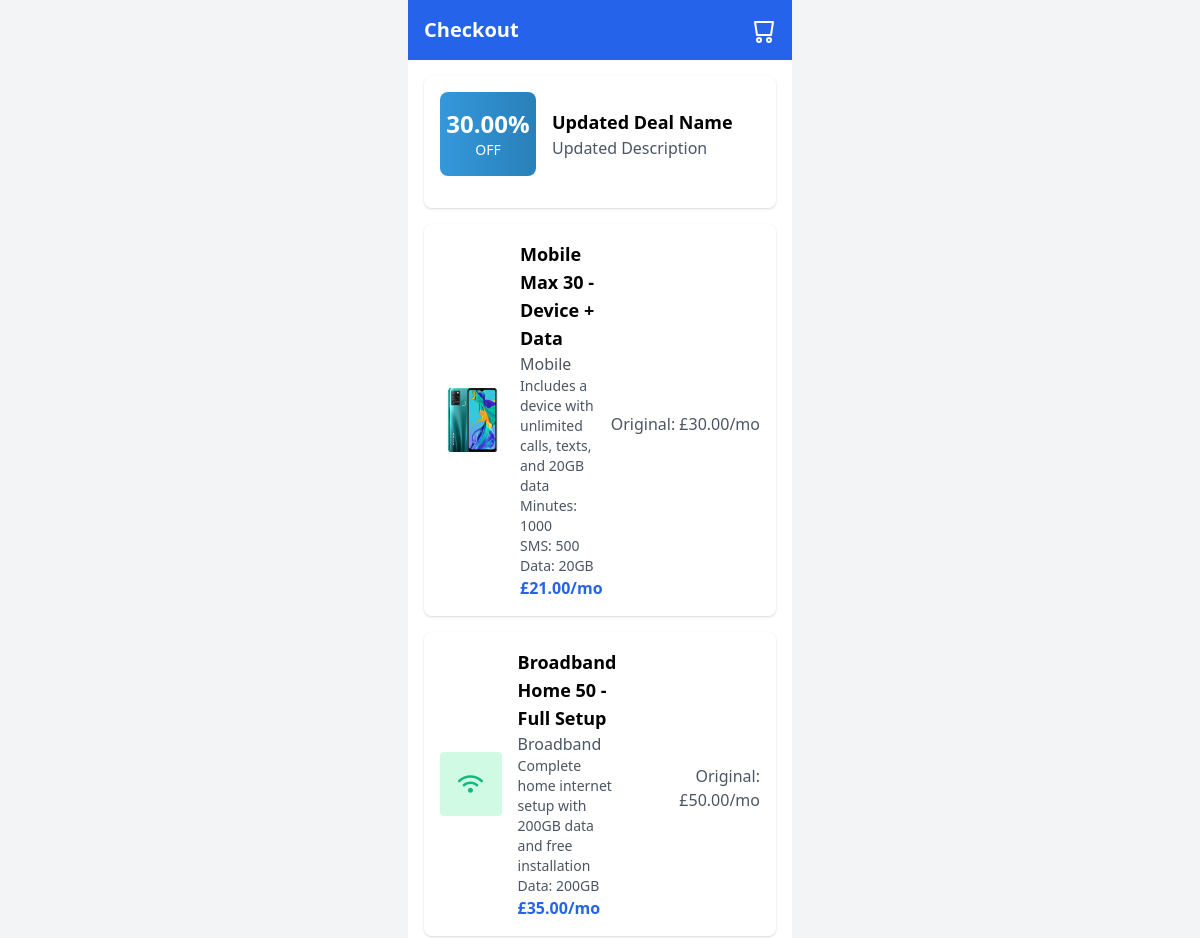
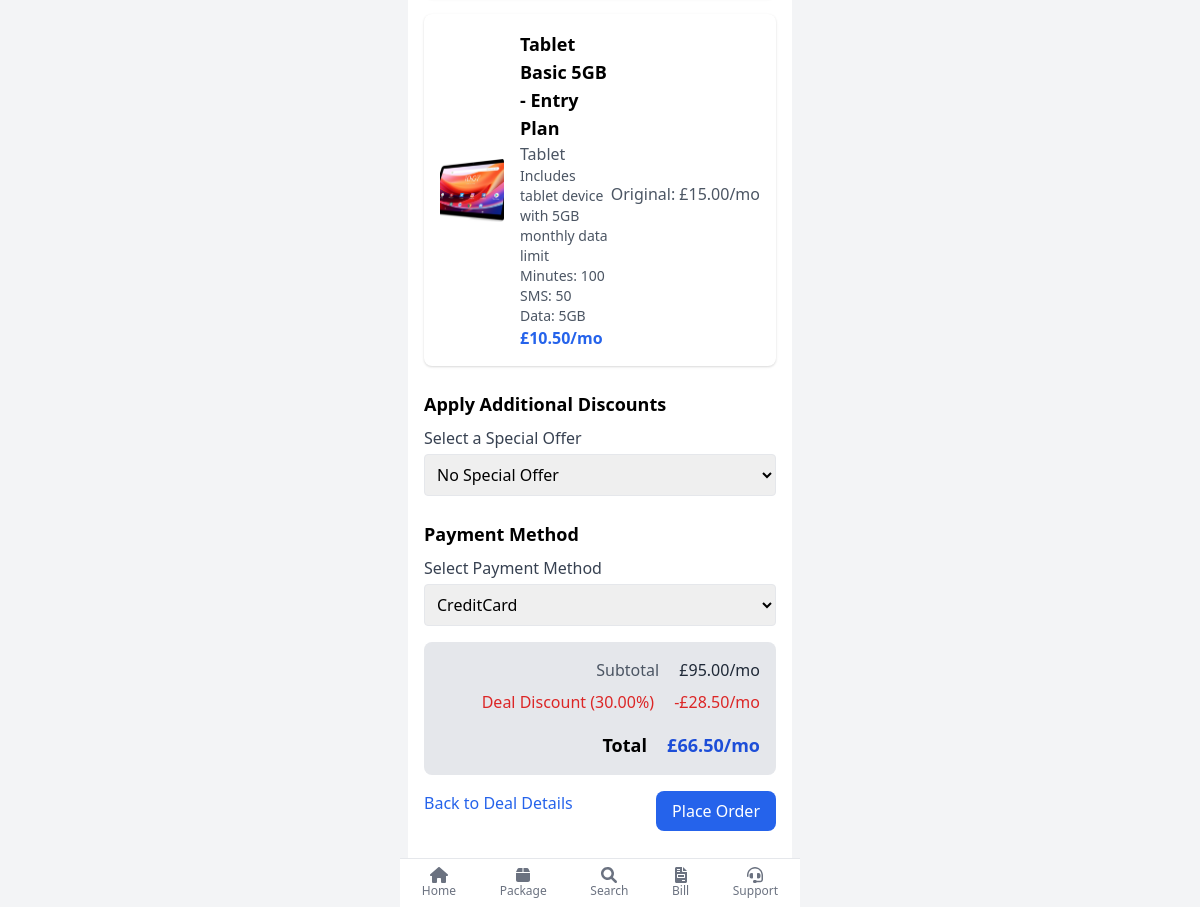
/checkout.php?deal_id=1 (signed in), run on the app's committed database (2 pictures, top to bottom).
### tables this page shows
CREATE TABLE `deal` (
  `DealID` int(11) NOT NULL,
  `DealName` varchar(255) NOT NULL,
  `Description` text DEFAULT NULL,
  `DiscountPercentage` decimal(5,2) NOT NULL,
  `ValidFrom` date NOT NULL,
  `ValidTo` date NOT NULL
);

CREATE TABLE `package` (
  `PackageID` int(11) NOT NULL,
  `PackageName` varchar(255) NOT NULL,
  `Description` text DEFAULT NULL,
  `Type` enum('Mobile','Broadband','Tablet','Custom') NOT NULL,
  `Price` decimal(10,2) NOT NULL,
  `FreeMinutes` int(11) DEFAULT 0,
  `FreeSMS` int(11) DEFAULT 0,
  `FreeGB` float DEFAULT 0,
  `old_price` int(11) NOT NULL,
  `Contract` varchar(255) DEFAULT NULL,
  `IsPopular` tinyint(1) DEFAULT 0,
  `DownloadSpeed` int(11) DEFAULT NULL,
  `UploadSpeed` int(11) DEFAULT NULL,
  `SetupFee` decimal(10,2) DEFAULT NULL,
  `Brand` varchar(100) DEFAULT NULL,
  `Rating` float DEFAULT NULL,
  `UpfrontCost` decimal(11,0) NOT NULL,
  `img` varchar(255) DEFAULT NULL
);

CREATE TABLE `customer` (
  `CustomerID` int(11) NOT NULL,
  `Name` varchar(255) NOT NULL,
  `Email` varchar(255) NOT NULL,
  `Password` varchar(255) DEFAULT NULL,
  `Address` text DEFAULT NULL,
  `PhoneNumber` varchar(20) NOT NULL,
  `CreditCardInfo` varchar(255) DEFAULT NULL,
  `RegistrationDate` datetime DEFAULT current_timestamp(),
  `avt_img` varchar(255) DEFAULT NULL,
  `csv` varchar(255) DEFAULT NULL,
  `Balance` decimal(10,2) DEFAULT 0.00,
  `PaymentMethod` varchar(50) DEFAULT 'CreditCard',
  `role` int(11) DEFAULT 1
);

### checkout.php (called while the page is built, shortened)
<?php
include './Include/database.php';
include './models/Deal.php';
include './models/Customer.php';
$dealModel = new Deal($pdo);
$customerModel = new Customer($pdo);
$customerModel->CustomerID = $_SESSION['customer_id'];
$customerModel->readOne();
$customer = [
    'Name' => $customerModel->Name,
    'Email' => $customerModel->Email,
    'Address' => $customerModel->Address,
    'PhoneNumber' => $customerModel->PhoneNumber,
    'PaymentMethod' => $customerModel->PaymentMethod
];
$deal_id = isset($_GET['deal_id']) ? (int)$_GET['deal_id'] : 0;
$is_deal_checkout = $deal_id > 0;
if ($is_deal_checkout) {
    $dealModel->DealID = $deal_id;
    $dealModel->readOne();
    $deal_packages_stmt = $dealModel->getDealPackages();
    $deal_packages = $deal_packages_stmt->fetchAll(PDO::FETCH_ASSOC);
    $subtotal = 0;
    foreach ($deal_packages as $package) {
        $subtotal += $package['Price'];
    }
    $deal_discount_percentage = $dealModel->DiscountPercentage;
    $deal_discounted_total = $subtotal * (1 - $deal_discount_percentage / 100);
    $total = $deal_discounted_total;
}
$special_offer_discount = 0;
$final_total = $total * (1 - $special_offer_discount / 100);
include './templates/checkout.html.php';
include './layout-mobile.html.php';
?>

### models/Deal.php (called while the page is built, shortened)
<?php
class Deal {
    private $conn;
    private $table_name = "deal";
    public $DealID;
    public function __construct($db) {
        $this->conn = $db;
    }
    public function readOne() {
        $query = "SELECT * FROM " . $this->table_name . " WHERE DealID = ?";
        $stmt = $this->conn->prepare($query);
        $stmt->bindParam(1, $this->DealID);
        $stmt->execute();
        $row = $stmt->fetch(PDO::FETCH_ASSOC);
        $this->DealName = $row['DealName'];
        $this->Description = $row['Description'];
        $this->DiscountPercentage = $row['DiscountPercentage'];
    }
    public function getDealPackages() {
        $query = "SELECT p.*
                 FROM package p
                 INNER JOIN deal_package dp ON p.PackageID = dp.PackageID
                 WHERE dp.DealID = ?";
        $stmt = $this->conn->prepare($query);
        $this->DealID = htmlspecialchars(strip_tags($this->DealID));
        $stmt->bindParam(1, $this->DealID);
        $stmt->execute();
        return $stmt;
    }
}
?>

### models/Customer.php (called while the page is built, shortened)
<?php
class Customer {
    private $conn;
    private $table_name = "customer";
    public $CustomerID;
    public function __construct($db) {
        $this->conn = $db;
    }
    public function readOne() {
        $query = "SELECT * FROM " . $this->table_name . " WHERE CustomerID = ?";
        $stmt = $this->conn->prepare($query);
        $stmt->bindParam(1, $this->CustomerID);
        $stmt->execute();
        $row = $stmt->fetch(PDO::FETCH_ASSOC);
        $this->Name = $row['Name'];
        $this->Email = $row['Email'];
        $this->Address = $row['Address'];
        $this->PhoneNumber = $row['PhoneNumber'];
        $this->PaymentMethod = $row['PaymentMethod'];
    }
}
?>

### templates/checkout.html.php (the view, shortened to what this page needs)
<header class="bg-blue-600 text-white p-4 flex justify-between items-center">
    <h1 class="text-xl font-bold">Checkout</h1>
    <div>
        <a href="cart.php" class="text-white">
            <svg class="w-6 h-6 inline" fill="none" stroke="currentColor" viewBox="0 0 24 24">
                <path stroke-linecap="round" stroke-linejoin="round" stroke-width="2" d="M3 3h18l-2 13H5L3 3zm4 16a2 2 0 100 4 2 2 0 000-4zm10 0a2 2 0 100 4 2 2 0 000-4z"/>
            </svg>
        </a>
    </div>
</header>
<main class="p-4">
    <?php if ($is_deal_checkout): ?>
        <div class="bg-white p-4 rounded-lg shadow mb-4">
            <div class="flex items-center mb-4">
                <div class="gradient-blue text-white p-4 flex flex-col justify-center items-center w-24 rounded-lg">
                    <div class="text-2xl font-bold"><?= $dealModel->DiscountPercentage ?>%</div>
                    <div class="text-sm">OFF</div>
                </div>
                <div class="ml-4">
                    <h2 class="text-lg font-semibold"><?= htmlspecialchars($dealModel->DealName) ?></h2>
                    <p class="text-gray-600"><?= htmlspecialchars($dealModel->Description) ?></p>
                </div>
            </div>
        </div>
        <div class="space-y-4">
            <?php foreach ($deal_packages as $package): ?>
                <div class="bg-white p-4 rounded-lg shadow flex items-center">
                    <?php if (!empty($package['img'])): ?>
                        <img src="<?= htmlspecialchars($package['img']) ?>" alt="<?= htmlspecialchars($package['PackageName']) ?>" class="w-16 h-16 object-cover rounded mr-4">
                    <?php elseif ($package['Type'] === 'Broadband'): ?>
                        <div class="bg-green-100 rounded w-16 h-16 flex items-center justify-center mr-4">
                            <i class="fas fa-wifi text-green-500 text-xl"></i>
                        </div>
                    <?php else: ?>
                        <div class="bg-gray-100 rounded w-16 h-16 flex items-center justify-center mr-4">
                            <span class="text-gray-500"><?= htmlspecialchars($package['Type'][0]) ?></span>
                        </div>
                    <?php endif; ?>
                    <div class="flex-1">
                        <h3 class="text-lg font-semibold"><?= htmlspecialchars($package['PackageName']) ?></h3>
                        <p class="text-gray-600"><?= htmlspecialchars($package['Type']) ?></p>
                        <p class="text-gray-600 text-sm"><?= htmlspecialchars($package['Description']) ?: 'No description available.' ?></p>
                        <?php if (isset($package['FreeMinutes']) && $package['FreeMinutes'] > 0): ?>
                            <p class="text-gray-600 text-sm">Minutes: <?= $package['FreeMinutes'] ?></p>
                        <?php endif; ?>
                        <?php if (isset($package['FreeSMS']) && $package['FreeSMS'] > 0): ?>
                            <p class="text-gray-600 text-sm">SMS: <?= $package['FreeSMS'] ?></p>
                        <?php endif; ?>
                        <?php if (isset($package['FreeGB']) && $package['FreeGB'] > 0): ?>
                            <p class="text-gray-600 text-sm">Data: <?= $package['FreeGB'] ?>GB</p>
                        <?php endif; ?>
                        <p class="text-blue-600 font-bold package-price" data-original-price="<?= number_format($package['Price'] * (1 - $dealModel->DiscountPercentage / 100), 2) ?>">
                            £<?= number_format($package['Price'] * (1 - $dealModel->DiscountPercentage / 100) * (1 - $special_offer_discount / 100), 2) ?>/mo
                        </p>
                    </div>
                    <div class="text-right mt-2">
                        <p class="text-gray-600">Original: £<?= number_format($package['Price'], 2) ?>/mo</p>
                    </div>
                </div>
            <?php endforeach; ?>
        </div>
        <form method="POST" action="checkout.php" id="checkout-form">
            <div class="mt-6">
                <h2 class="text-lg font-semibold mb-2">Apply Additional Discounts</h2>
                <div class="mb-4">
                    <label for="special_offer_id" class="block text-gray-700 font-medium mb-1">Select a Special Offer</label>
                    <select name="special_offer_id" id="special_offer_id" class="w-full p-2 border rounded">
                        <option value="" data-discount="0">No Special Offer</option>
                    </select>
                </div>
            </div>
            <div class="mt-6">
                <h2 class="text-lg font-semibold mb-2">Payment Method</h2>
                <div class="mb-4">
                    <label for="payment_method" class="block text-gray-700 font-medium mb-1">Select Payment Method</label>
                    <select name="payment_method" id="payment_method" class="w-full p-2 border rounded" required>
                        <?php if ($customer['PaymentMethod']): ?>
                            <option value="<?= htmlspecialchars($customer['PaymentMethod']) ?>" selected>
                                <?= htmlspecialchars($customer['PaymentMethod']) ?>
                            </option>
                        <?php else: ?>
                            <option value="" disabled selected>No payment method available</option>
                        <?php endif; ?>
                    </select>
                </div>
            </div>
            <div class="mt-4 p-4 bg-gray-200 rounded-lg" id="total-section">
                <div class="space-y-2 text-right">
                    <div>
                        <span class="text-gray-600 font-medium">Subtotal</span>
                        <span class="ml-4 text-gray-800">£<?= number_format($subtotal, 2) ?>/mo</span>
                    </div>
                    <div>
                        <span class="text-red-600 font-medium">Deal Discount (<?= $dealModel->DiscountPercentage ?>%)</span>
                        <span class="ml-4 text-red-600">-£<?= number_format($subtotal - $total, 2) ?>/mo</span>
                    </div>
                    <div class="border-t pt-2 mt-2">
                        <span class="text-lg font-semibold">Total</span>
                        <span class="ml-4 text-lg font-bold text-blue-700 total-amount">£<?= number_format($final_total, 2) ?>/mo</span>
                    </div>
                </div>
            </div>
            <div class="mt-4 flex justify-between">
                <a href="deal-details.php?deal_id=<?= $deal_id ?>" class="text-blue-600 font-medium">Back to Deal Details</a>
                <button type="submit" formaction="confirm_checkout.php" class="bg-blue-600 text-white px-4 py-2 rounded-lg">Place Order</button>
            </div>
        </form>
    <?php endif; ?>
</main>

### layout-mobile.html.php (style rules this page uses)
.gradient-blue { background: linear-gradient(90deg, #3498db 0%, #2980b9 100%); }
html, body { height: 100%; margin: 0; }

### data on the page
deal: DiscountPercentage "30.00", DealName "Updated Deal Name", Description "Updated Description", $subtotal-$total "28.50", DiscountPercentage "66.50"
package: img (picture), PackageName "Mobile Max 30 - Device + Data", Type "Mobile", Description "Includes a device with unlimited calls, texts, and 20GB data", FreeMinutes "1000", FreeSMS "500", FreeGB "20", Price.DiscountPercentage "21.00", Price "30.00"
package: PackageName "Broadband Home 50 - Full Setup", Type "Broadband", Description "Complete home internet setup with 200GB data and free installation", FreeGB "200", Price.DiscountPercentage "35.00", Price "50.00"
package: img (picture), PackageName "Tablet Basic 5GB - Entry Plan", Type "Tablet", Description "Includes tablet device with 5GB monthly data limit", FreeMinutes "100", FreeSMS "50", FreeGB "5", Price.DiscountPercentage "10.50", Price "15.00"
customer: payment_method "CreditCard"

### other printed values
$subtotal "95.00"
